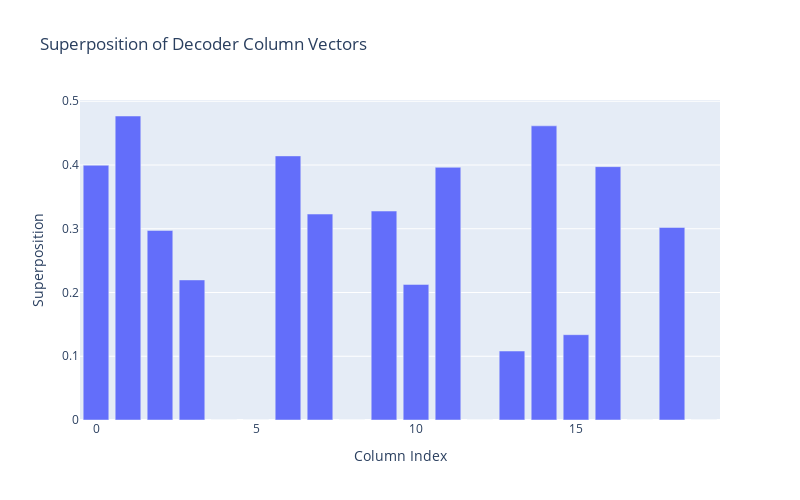

Notebook cell for this chart:
### Code cell
import einops

# Calculate the superposition of each decoder column vector
superpositions = np.zeros(model_N)

for i in range(model_N):
    vec_i = d[i, :]
    for j in range(model_N):
        if i != j:
            vec_j = d[j, :]
            superposition_measure = einops.reduce(vec_i * vec_j, 'n ->', 'sum') ** 2
            superpositions[i] += superposition_measure

# Bar chart of the superposition of each decoder column vector
fig = px.bar(x=np.arange(len(superpositions)), y=superpositions, labels={'x':'Column Index', 'y':'Superposition'}, title='Superposition of Decoder Column Vectors')
fig.update_layout(width=800, height=500)
fig.show()

### Figure 1 — Plotly figure (JSON) as saved in the notebook; plotly's stock layout.template omitted (floating-point values rounded to 4 significant figures)
{"data": [{"alignmentgroup": "True", "hovertemplate": "Column Index=%{x}<br>Superposition=%{y}<extra></extra>", "legendgroup": "", "marker": {"color": "#636efa", "pattern": {"shape": ""}}, "name": "", "offsetgroup": "", "orientation": "v", "showlegend": false, "textposition": "auto", "type": "bar", "x": [0, 1, 2, 3, 4, 5, 6, 7, 8, 9, 10, 11, 12, 13, 14, 15, 16, 17, 18, 19], "xaxis": "x", "y": [0.3997, 0.4769, 0.2974, 0.2197, 0, 1.051e-43, 0.4143, 0.3231, 2.943e-44, 0.3278, 0.2127, 0.3964, 9.045e-42, 0.1082, 0.4615, 0.1339, 0.3975, 1.072e-42, 0.302, 3.852e-40], "yaxis": "y"}], "layout": {"barmode": "relative", "height": 500, "legend": {"tracegroupgap": 0}, "title": {"text": "Superposition of Decoder Column Vectors"}, "width": 800, "xaxis": {"anchor": "y", "domain": [0, 1], "title": {"text": "Column Index"}}, "yaxis": {"anchor": "x", "domain": [0, 1], "title": {"text": "Superposition"}}}}
